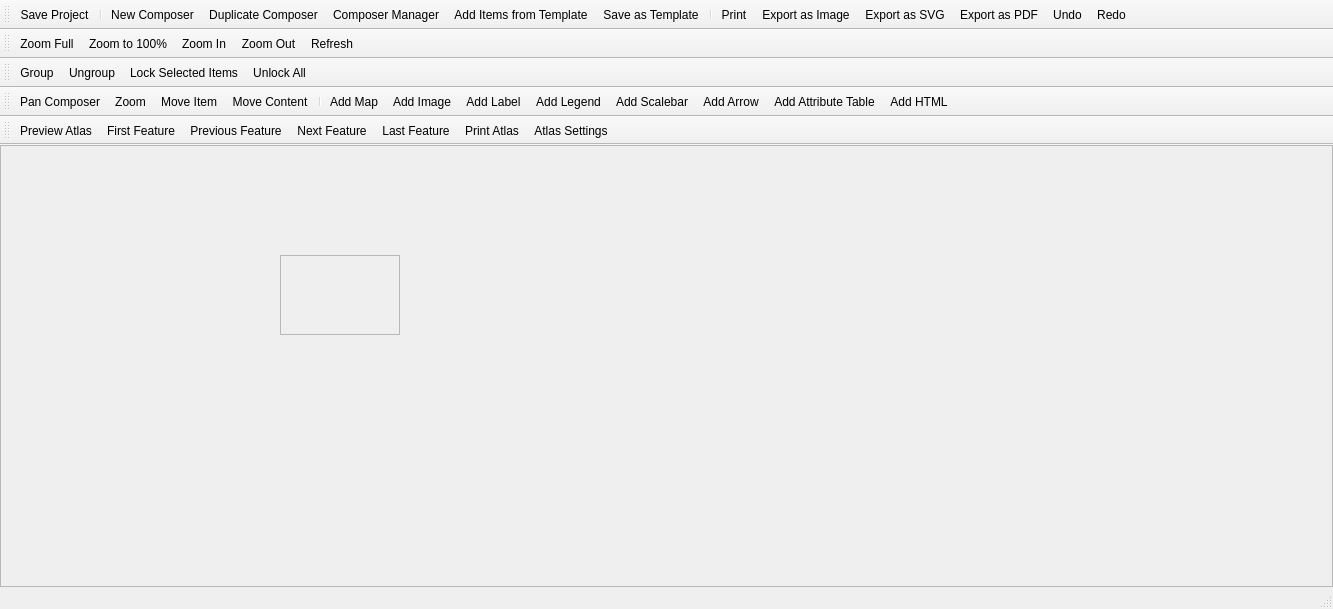
<?xml version="1.0" encoding="UTF-8"?>
<ui version="4.0">
 <class>ComposerBase</class>
 <widget class="QMainWindow" name="ComposerBase">
  <property name="geometry">
   <rect>
    <x>0</x>
    <y>0</y>
    <width>1333</width>
    <height>609</height>
   </rect>
  </property>
  <property name="mouseTracking">
   <bool>true</bool>
  </property>
  <property name="windowTitle">
   <string>MainWindow</string>
  </property>
  <widget class="QWidget" name="centralwidget">
   <property name="mouseTracking">
    <bool>true</bool>
   </property>
   <layout class="QGridLayout" name="gridLayout">
    <property name="margin">
     <number>0</number>
    </property>
    <item row="0" column="0">
     <widget class="QFrame" name="mViewFrame">
      <property name="mouseTracking">
       <bool>true</bool>
      </property>
      <property name="frameShape">
       <enum>QFrame::StyledPanel</enum>
      </property>
      <property name="frameShadow">
       <enum>QFrame::Raised</enum>
      </property>
      <widget class="QScrollArea" name="scrollArea">
       <property name="geometry">
        <rect>
         <x>280</x>
         <y>110</y>
         <width>120</width>
         <height>80</height>
        </rect>
       </property>
       <property name="widgetResizable">
        <bool>true</bool>
       </property>
       <widget class="QWidget" name="scrollAreaWidgetContents">
        <property name="geometry">
         <rect>
          <x>0</x>
          <y>0</y>
          <width>118</width>
          <height>78</height>
         </rect>
        </property>
       </widget>
      </widget>
     </widget>
    </item>
   </layout>
  </widget>
  <widget class="QStatusBar" name="mStatusBar"/>
  <widget class="QToolBar" name="mComposerToolbar">
   <property name="windowTitle">
    <string>Composer</string>
   </property>
   <attribute name="toolBarArea">
    <enum>TopToolBarArea</enum>
   </attribute>
   <attribute name="toolBarBreak">
    <bool>false</bool>
   </attribute>
   <addaction name="mActionSaveProject"/>
   <addaction name="separator"/>
   <addaction name="mActionNewComposer"/>
   <addaction name="mActionDuplicateComposer"/>
   <addaction name="mActionComposerManager"/>
   <addaction name="mActionLoadFromTemplate"/>
   <addaction name="mActionSaveAsTemplate"/>
   <addaction name="separator"/>
   <addaction name="mActionPrint"/>
   <addaction name="mActionExportAsImage"/>
   <addaction name="mActionExportAsSVG"/>
   <addaction name="mActionExportAsPDF"/>
   <addaction name="mActionUndo"/>
   <addaction name="mActionRedo"/>
  </widget>
  <widget class="QToolBar" name="mPaperNavToolbar">
   <property name="windowTitle">
    <string>Navigation</string>
   </property>
   <attribute name="toolBarArea">
    <enum>TopToolBarArea</enum>
   </attribute>
   <attribute name="toolBarBreak">
    <bool>true</bool>
   </attribute>
   <addaction name="mActionZoomAll"/>
   <addaction name="mActionZoomActual"/>
   <addaction name="mActionZoomIn"/>
   <addaction name="mActionZoomOut"/>
   <addaction name="mActionRefreshView"/>
  </widget>
  <widget class="QToolBar" name="mItemActionToolbar">
   <property name="windowTitle">
    <string>Actions</string>
   </property>
   <attribute name="toolBarArea">
    <enum>TopToolBarArea</enum>
   </attribute>
   <attribute name="toolBarBreak">
    <bool>true</bool>
   </attribute>
   <addaction name="mActionGroupItems"/>
   <addaction name="mActionUngroupItems"/>
   <addaction name="mActionLockItems"/>
   <addaction name="mActionUnlockAll"/>
  </widget>
  <widget class="QToolBar" name="mItemToolbar">
   <property name="windowTitle">
    <string>Toolbox</string>
   </property>
   <attribute name="toolBarArea">
    <enum>TopToolBarArea</enum>
   </attribute>
   <attribute name="toolBarBreak">
    <bool>true</bool>
   </attribute>
   <addaction name="mActionPan"/>
   <addaction name="mActionMouseZoom"/>
   <addaction name="mActionSelectMoveItem"/>
   <addaction name="mActionMoveItemContent"/>
   <addaction name="separator"/>
   <addaction name="mActionAddNewMap"/>
   <addaction name="mActionAddImage"/>
   <addaction name="mActionAddNewLabel"/>
   <addaction name="mActionAddNewLegend"/>
   <addaction name="mActionAddNewScalebar"/>
   <addaction name="mActionAddArrow"/>
   <addaction name="mActionAddAttributeTable"/>
   <addaction name="mActionAddHtml"/>
  </widget>
  <widget class="QToolBar" name="mAtlasToolbar">
   <property name="windowTitle">
    <string>Atlas</string>
   </property>
   <attribute name="toolBarArea">
    <enum>TopToolBarArea</enum>
   </attribute>
   <attribute name="toolBarBreak">
    <bool>true</bool>
   </attribute>
   <addaction name="mActionAtlasPreview"/>
   <addaction name="mActionAtlasFirst"/>
   <addaction name="mActionAtlasPrev"/>
   <addaction name="mActionAtlasNext"/>
   <addaction name="mActionAtlasLast"/>
   <addaction name="mActionPrintAtlas"/>
   <addaction name="mActionAtlasSettings"/>
  </widget>
  <action name="mActionPrint">
   <property name="checkable">
    <bool>false</bool>
   </property>
   <property name="icon">
    <iconset>
     <normaloff>:/images/themes/default/mActionFilePrint.png</normaloff>:/images/themes/default/mActionFilePrint.png</iconset>
   </property>
   <property name="text">
    <string>&amp;Print...</string>
   </property>
   <property name="shortcut">
    <string>Ctrl+P</string>
   </property>
  </action>
  <action name="mActionZoomAll">
   <property name="icon">
    <iconset>
     <normaloff>:/images/themes/default/mActionZoomFullExtent.svg</normaloff>:/images/themes/default/mActionZoomFullExtent.svg</iconset>
   </property>
   <property name="text">
    <string>Zoom &amp;Full</string>
   </property>
   <property name="toolTip">
    <string>Zoom full</string>
   </property>
   <property name="shortcut">
    <string>Ctrl+0</string>
   </property>
  </action>
  <action name="mActionZoomIn">
   <property name="icon">
    <iconset>
     <normaloff>:/images/themes/default/mActionZoomIn.svg</normaloff>:/images/themes/default/mActionZoomIn.svg</iconset>
   </property>
   <property name="text">
    <string>Zoom &amp;In</string>
   </property>
   <property name="toolTip">
    <string>Zoom in</string>
   </property>
   <property name="shortcut">
    <string>Ctrl++</string>
   </property>
  </action>
  <action name="mActionZoomOut">
   <property name="icon">
    <iconset>
     <normaloff>:/images/themes/default/mActionZoomOut.svg</normaloff>:/images/themes/default/mActionZoomOut.svg</iconset>
   </property>
   <property name="text">
    <string>Zoom &amp;Out</string>
   </property>
   <property name="toolTip">
    <string>Zoom out</string>
   </property>
   <property name="shortcut">
    <string>Ctrl+-</string>
   </property>
  </action>
  <action name="mActionZoomActual">
   <property name="icon">
    <iconset>
     <normaloff>:/images/themes/default/mActionZoomActual.svg</normaloff>:/images/themes/default/mActionZoomActual.svg</iconset>
   </property>
   <property name="text">
    <string>Zoom to &amp;100%</string>
   </property>
   <property name="toolTip">
    <string>Zoom to 100%</string>
   </property>
   <property name="shortcut">
    <string>Ctrl+1</string>
   </property>
  </action>
  <action name="mActionMouseZoom">
   <property name="icon">
    <iconset>
     <normaloff>:/images/themes/default/mActionZoomToSelected.svg</normaloff>:/images/themes/default/mActionZoomToSelected.svg</iconset>
   </property>
   <property name="text">
    <string>Zoom</string>
   </property>
   <property name="toolTip">
    <string>Zoom</string>
   </property>
   <property name="shortcut">
    <string>Z</string>
   </property>
  </action>
  <action name="mActionAddNewMap">
   <property name="icon">
    <iconset>
     <normaloff>:/images/themes/default/mActionAddMap.svg</normaloff>:/images/themes/default/mActionAddMap.svg</iconset>
   </property>
   <property name="text">
    <string>Add &amp;Map</string>
   </property>
   <property name="toolTip">
    <string>Add new map</string>
   </property>
  </action>
  <action name="mActionAddNewLabel">
   <property name="icon">
    <iconset>
     <normaloff>:/images/themes/default/mActionLabel.svg</normaloff>:/images/themes/default/mActionLabel.svg</iconset>
   </property>
   <property name="text">
    <string>Add Lab&amp;el</string>
   </property>
   <property name="toolTip">
    <string>Add new label</string>
   </property>
  </action>
  <action name="mActionAddNewLegend">
   <property name="icon">
    <iconset>
     <normaloff>:/images/themes/default/mActionAddLegend.svg</normaloff>:/images/themes/default/mActionAddLegend.svg</iconset>
   </property>
   <property name="text">
    <string>Add Legen&amp;d</string>
   </property>
   <property name="toolTip">
    <string>Add new legend</string>
   </property>
  </action>
  <action name="mActionSelectMoveItem">
   <property name="icon">
    <iconset>
     <normaloff>:/images/themes/default/mActionPan.svg</normaloff>:/images/themes/default/mActionPan.svg</iconset>
   </property>
   <property name="text">
    <string>Move &amp;Item</string>
   </property>
   <property name="toolTip">
    <string>Select/Move item</string>
   </property>
   <property name="shortcut">
    <string>V</string>
   </property>
  </action>
  <action name="mActionExportAsImage">
   <property name="icon">
    <iconset>
     <normaloff>:/images/themes/default/mActionSaveMapAsImage.png</normaloff>:/images/themes/default/mActionSaveMapAsImage.png</iconset>
   </property>
   <property name="text">
    <string>Export as &amp;Image...</string>
   </property>
   <property name="toolTip">
    <string>Export as image</string>
   </property>
  </action>
  <action name="mActionExportAsPDF">
   <property name="icon">
    <iconset>
     <normaloff>:/images/themes/default/mActionSaveAsPDF.png</normaloff>:/images/themes/default/mActionSaveAsPDF.png</iconset>
   </property>
   <property name="text">
    <string>&amp;Export as PDF...</string>
   </property>
  </action>
  <action name="mActionExportAsSVG">
   <property name="icon">
    <iconset>
     <normaloff>:/images/themes/default/mActionSaveAsSVG.png</normaloff>:/images/themes/default/mActionSaveAsSVG.png</iconset>
   </property>
   <property name="text">
    <string>Export as S&amp;VG...</string>
   </property>
  </action>
  <action name="mActionAddNewScalebar">
   <property name="icon">
    <iconset>
     <normaloff>:/images/themes/default/mActionScaleBar.svg</normaloff>:/images/themes/default/mActionScaleBar.svg</iconset>
   </property>
   <property name="text">
    <string>Add &amp;Scalebar</string>
   </property>
   <property name="toolTip">
    <string>Add new scalebar</string>
   </property>
  </action>
  <action name="mActionRefreshView">
   <property name="icon">
    <iconset>
     <normaloff>:/images/themes/default/mActionDraw.svg</normaloff>:/images/themes/default/mActionDraw.svg</iconset>
   </property>
   <property name="text">
    <string>&amp;Refresh</string>
   </property>
   <property name="toolTip">
    <string>Refresh view</string>
   </property>
   <property name="shortcut">
    <string>F5</string>
   </property>
  </action>
  <action name="mActionShowGrid">
   <property name="icon">
    <iconset>
     <normaloff>:/icons/default/vector_grid.png</normaloff>:/icons/default/vector_grid.png</iconset>
   </property>
   <property name="text">
    <string>Show &amp;Grid</string>
   </property>
   <property name="toolTip">
    <string>Show grid</string>
   </property>
   <property name="shortcut">
    <string>Ctrl+'</string>
   </property>
  </action>
  <action name="mActionSnapGrid">
   <property name="text">
    <string>S&amp;nap to Grid</string>
   </property>
   <property name="toolTip">
    <string>Snap to grid</string>
   </property>
   <property name="shortcut">
    <string>Ctrl+Shift+'</string>
   </property>
  </action>
  <action name="mActionShowGuides">
   <property name="text">
    <string>Show G&amp;uides</string>
   </property>
   <property name="toolTip">
    <string>Show guides</string>
   </property>
   <property name="shortcut">
    <string>Ctrl+;</string>
   </property>
  </action>
  <action name="mActionSnapGuides">
   <property name="text">
    <string>&amp;Snap to Guides</string>
   </property>
   <property name="toolTip">
    <string>Snap to guides</string>
   </property>
   <property name="shortcut">
    <string>Ctrl+Shift+;</string>
   </property>
  </action>
  <action name="mActionSmartGuides">
   <property name="text">
    <string>S&amp;mart Guides</string>
   </property>
   <property name="toolTip">
    <string>Smart guides</string>
   </property>
   <property name="shortcut">
    <string>Ctrl+Alt+;</string>
   </property>
  </action>
  <action name="mActionClearGuides">
   <property name="text">
    <string>&amp;Clear Guides</string>
   </property>
   <property name="toolTip">
    <string>Clear guides</string>
   </property>
  </action>
  <action name="mActionAddImage">
   <property name="icon">
    <iconset>
     <normaloff>:/images/themes/default/mActionAddImage.svg</normaloff>:/images/themes/default/mActionAddImage.svg</iconset>
   </property>
   <property name="text">
    <string>Add Im&amp;age</string>
   </property>
   <property name="toolTip">
    <string>Add image</string>
   </property>
  </action>
  <action name="mActionMoveItemContent">
   <property name="text">
    <string>Move &amp;Content</string>
   </property>
   <property name="toolTip">
    <string>Move item content</string>
   </property>
   <property name="shortcut">
    <string>C</string>
   </property>
  </action>
  <action name="mActionGroupItems">
   <property name="text">
    <string>&amp;Group</string>
   </property>
   <property name="toolTip">
    <string>Group items</string>
   </property>
   <property name="shortcut">
    <string>Ctrl+G</string>
   </property>
  </action>
  <action name="mActionUngroupItems">
   <property name="text">
    <string>&amp;Ungroup</string>
   </property>
   <property name="toolTip">
    <string>Ungroup items</string>
   </property>
   <property name="shortcut">
    <string>Ctrl+Shift+G</string>
   </property>
  </action>
  <action name="mActionRaiseItems">
   <property name="text">
    <string>&amp;Raise</string>
   </property>
   <property name="toolTip">
    <string>Raise selected items</string>
   </property>
   <property name="shortcut">
    <string>Ctrl+]</string>
   </property>
  </action>
  <action name="mActionLowerItems">
   <property name="text">
    <string>&amp;Lower</string>
   </property>
   <property name="toolTip">
    <string>Lower selected items</string>
   </property>
   <property name="shortcut">
    <string>Ctrl+[</string>
   </property>
  </action>
  <action name="mActionMoveItemsToTop">
   <property name="text">
    <string>Bring to &amp;Front</string>
   </property>
   <property name="toolTip">
    <string>Move selected items to top</string>
   </property>
   <property name="shortcut">
    <string>Ctrl+Shift+]</string>
   </property>
  </action>
  <action name="mActionMoveItemsToBottom">
   <property name="text">
    <string>Send to &amp;Back</string>
   </property>
   <property name="toolTip">
    <string>Move selected items to bottom</string>
   </property>
   <property name="shortcut">
    <string>Ctrl+Shift+[</string>
   </property>
  </action>
  <action name="mActionLoadFromTemplate">
   <property name="text">
    <string>&amp;Add Items from Template...</string>
   </property>
   <property name="toolTip">
    <string>Add items from template</string>
   </property>
  </action>
  <action name="mActionSaveAsTemplate">
   <property name="text">
    <string>Save as &amp;Template...</string>
   </property>
   <property name="toolTip">
    <string>Save as template</string>
   </property>
  </action>
  <action name="mActionAlignLeft">
   <property name="text">
    <string>Align Left</string>
   </property>
   <property name="toolTip">
    <string>Align selected items left</string>
   </property>
  </action>
  <action name="mActionAlignHCenter">
   <property name="text">
    <string>Align Center</string>
   </property>
   <property name="toolTip">
    <string>Align center horizontal</string>
   </property>
  </action>
  <action name="mActionAlignRight">
   <property name="text">
    <string>Align Right</string>
   </property>
   <property name="toolTip">
    <string>Align selected items right</string>
   </property>
  </action>
  <action name="mActionAlignTop">
   <property name="text">
    <string>Align Top</string>
   </property>
   <property name="toolTip">
    <string>Align selected items to top</string>
   </property>
  </action>
  <action name="mActionAlignVCenter">
   <property name="text">
    <string>Align Center Vertical</string>
   </property>
   <property name="toolTip">
    <string>Align center vertical</string>
   </property>
  </action>
  <action name="mActionAlignBottom">
   <property name="text">
    <string>Align Bottom</string>
   </property>
   <property name="toolTip">
    <string>Align selected items bottom</string>
   </property>
  </action>
  <action name="mActionQuit">
   <property name="text">
    <string>&amp;Quit</string>
   </property>
   <property name="toolTip">
    <string>Quit</string>
   </property>
   <property name="shortcut">
    <string>Ctrl+Q</string>
   </property>
  </action>
  <action name="mActionAddArrow">
   <property name="checkable">
    <bool>true</bool>
   </property>
   <property name="text">
    <string>Add Arro&amp;w</string>
   </property>
   <property name="toolTip">
    <string>Add arrow</string>
   </property>
  </action>
  <action name="mActionAddTable">
   <property name="checkable">
    <bool>true</bool>
   </property>
   <property name="text">
    <string>Add Table</string>
   </property>
   <property name="toolTip">
    <string>Add table</string>
   </property>
  </action>
  <action name="mActionAddAttributeTable">
   <property name="checkable">
    <bool>true</bool>
   </property>
   <property name="text">
    <string>Add Attribute &amp;Table</string>
   </property>
   <property name="toolTip">
    <string>Add attribute table</string>
   </property>
  </action>
  <action name="mActionPageSetup">
   <property name="text">
    <string>Pa&amp;ge Setup...</string>
   </property>
   <property name="toolTip">
    <string>Page setup</string>
   </property>
   <property name="shortcut">
    <string>Ctrl+Shift+P</string>
   </property>
  </action>
  <action name="mActionUndo">
   <property name="icon">
    <iconset>
     <normalon>:/images/themes/default/mActionUndo.png</normalon>
    </iconset>
   </property>
   <property name="text">
    <string>&amp;Undo</string>
   </property>
   <property name="toolTip">
    <string>Revert last change</string>
   </property>
   <property name="shortcut">
    <string>Ctrl+Z</string>
   </property>
  </action>
  <action name="mActionRedo">
   <property name="icon">
    <iconset>
     <normaloff>:/images/themes/default/mActionRedo.png</normaloff>:/images/themes/default/mActionRedo.png</iconset>
   </property>
   <property name="text">
    <string>&amp;Redo</string>
   </property>
   <property name="toolTip">
    <string>Restore last change</string>
   </property>
   <property name="shortcut">
    <string>Ctrl+Shift+Z</string>
   </property>
  </action>
  <action name="mActionAddRectangle">
   <property name="checkable">
    <bool>true</bool>
   </property>
   <property name="text">
    <string>Add Rectangle</string>
   </property>
   <property name="toolTip">
    <string>Add rectangle</string>
   </property>
  </action>
  <action name="mActionAddTriangle">
   <property name="checkable">
    <bool>true</bool>
   </property>
   <property name="text">
    <string>Add Triangle</string>
   </property>
   <property name="toolTip">
    <string>Add triangle</string>
   </property>
  </action>
  <action name="mActionAddEllipse">
   <property name="checkable">
    <bool>true</bool>
   </property>
   <property name="text">
    <string>Add Ellipse</string>
   </property>
   <property name="toolTip">
    <string>Add ellipse</string>
   </property>
  </action>
  <action name="mActionAddHtml">
   <property name="checkable">
    <bool>true</bool>
   </property>
   <property name="text">
    <string>Add &amp;HTML</string>
   </property>
   <property name="toolTip">
    <string>Add HTML frame</string>
   </property>
  </action>
  <action name="mActionComposerManager">
   <property name="text">
    <string>Composer &amp;Manager...</string>
   </property>
   <property name="toolTip">
    <string>Composer manager</string>
   </property>
  </action>
  <action name="mActionNewComposer">
   <property name="text">
    <string>&amp;New Composer...</string>
   </property>
   <property name="toolTip">
    <string>New composer</string>
   </property>
   <property name="shortcut">
    <string>Ctrl+N</string>
   </property>
  </action>
  <action name="mActionSaveProject">
   <property name="text">
    <string>&amp;Save Project</string>
   </property>
   <property name="toolTip">
    <string>Save project</string>
   </property>
   <property name="shortcut">
    <string>Ctrl+S</string>
   </property>
  </action>
  <action name="mActionDuplicateComposer">
   <property name="text">
    <string>&amp;Duplicate Composer...</string>
   </property>
   <property name="toolTip">
    <string>Duplicate composer</string>
   </property>
  </action>
  <action name="mActionLockItems">
   <property name="icon">
    <iconset>
     <normaloff>:/images/themes/default/locked.svg</normaloff>:/images/themes/default/locked.svg</iconset>
   </property>
   <property name="text">
    <string>Loc&amp;k Selected Items</string>
   </property>
   <property name="shortcut">
    <string>Ctrl+L</string>
   </property>
  </action>
  <action name="mActionUnlockAll">
   <property name="icon">
    <iconset>
     <normaloff>:/images/themes/default/unlocked.svg</normaloff>:/images/themes/default/unlocked.svg</iconset>
   </property>
   <property name="text">
    <string>Unl&amp;ock All</string>
   </property>
   <property name="toolTip">
    <string>Unlock All Items</string>
   </property>
   <property name="shortcut">
    <string>Ctrl+Shift+L</string>
   </property>
  </action>
  <action name="mActionPasteInPlace">
   <property name="text">
    <string>Paste in P&amp;lace</string>
   </property>
   <property name="toolTip">
    <string>Paste in place</string>
   </property>
   <property name="shortcut">
    <string>Ctrl+Shift+V</string>
   </property>
  </action>
  <action name="mActionDeleteSelection">
   <property name="icon">
    <iconset>
     <normaloff>:/images/themes/default/mActionDeleteSelected.svg</normaloff>:/images/themes/default/mActionDeleteSelected.svg</iconset>
   </property>
   <property name="text">
    <string>&amp;Delete</string>
   </property>
   <property name="toolTip">
    <string>Delete selected items</string>
   </property>
   <property name="shortcut">
    <string>Del</string>
   </property>
  </action>
  <action name="mActionDeselectAll">
   <property name="icon">
    <iconset>
     <normaloff>:/images/themes/default/mActionDeselectAll.svg</normaloff>:/images/themes/default/mActionDeselectAll.svg</iconset>
   </property>
   <property name="text">
    <string>D&amp;eselect All</string>
   </property>
   <property name="toolTip">
    <string>Deselect all</string>
   </property>
   <property name="shortcut">
    <string>Ctrl+Shift+A</string>
   </property>
  </action>
  <action name="mActionSelectAll">
   <property name="icon">
    <iconset>
     <normaloff>:/images/themes/default/mActionSelectAll.svg</normaloff>:/images/themes/default/mActionSelectAll.svg</iconset>
   </property>
   <property name="text">
    <string>&amp;Select All</string>
   </property>
   <property name="toolTip">
    <string>Select all items</string>
   </property>
   <property name="shortcut">
    <string>Ctrl+A</string>
   </property>
  </action>
  <action name="mActionInvertSelection">
   <property name="icon">
    <iconset>
     <normaloff>:/images/themes/default/mActionInvertSelection.svg</normaloff>:/images/themes/default/mActionInvertSelection.svg</iconset>
   </property>
   <property name="text">
    <string>&amp;Invert Selection</string>
   </property>
   <property name="toolTip">
    <string>Invert selection</string>
   </property>
  </action>
  <action name="mActionSelectNextBelow">
   <property name="text">
    <string>Select Next Item &amp;Below</string>
   </property>
   <property name="toolTip">
    <string>Select next item below</string>
   </property>
   <property name="shortcut">
    <string>Ctrl+Alt+[</string>
   </property>
  </action>
  <action name="mActionSelectNextAbove">
   <property name="text">
    <string>Select Next Item &amp;Above</string>
   </property>
   <property name="toolTip">
    <string>Select next item above</string>
   </property>
   <property name="shortcut">
    <string>Ctrl+Alt+]</string>
   </property>
  </action>
  <action name="mActionPan">
   <property name="icon">
    <iconset>
     <normaloff>:/images/themes/default/mActionPan.svg</normaloff>:/images/themes/default/mActionPan.svg</iconset>
   </property>
   <property name="text">
    <string>Pan Composer</string>
   </property>
   <property name="shortcut">
    <string>P</string>
   </property>
  </action>
  <action name="mActionOptions">
   <property name="icon">
    <iconset>
     <normaloff>:/images/themes/default/mActionOptions.svg</normaloff>:/images/themes/default/mActionOptions.svg</iconset>
   </property>
   <property name="text">
    <string>Composer &amp;Options...</string>
   </property>
   <property name="menuRole">
    <enum>QAction::PreferencesRole</enum>
   </property>
  </action>
  <action name="mActionShowRulers">
   <property name="text">
    <string>Show Ru&amp;lers</string>
   </property>
   <property name="toolTip">
    <string>Show rulers</string>
   </property>
   <property name="shortcut">
    <string>Ctrl+R</string>
   </property>
  </action>
  <action name="mActionAtlasFirst">
   <property name="icon">
    <iconset>
     <normaloff>:/images/themes/default/mActionAtlasFirst.svg</normaloff>:/images/themes/default/mActionAtlasFirst.svg</iconset>
   </property>
   <property name="text">
    <string>&amp;First Feature</string>
   </property>
   <property name="shortcut">
    <string>Ctrl+&lt;</string>
   </property>
  </action>
  <action name="mActionAtlasPrev">
   <property name="icon">
    <iconset>
     <normaloff>:/images/themes/default/mActionAtlasPrev.svg</normaloff>:/images/themes/default/mActionAtlasPrev.svg</iconset>
   </property>
   <property name="text">
    <string>P&amp;revious Feature</string>
   </property>
   <property name="shortcut">
    <string>Ctrl+,</string>
   </property>
  </action>
  <action name="mActionAtlasNext">
   <property name="icon">
    <iconset>
     <normaloff>:/images/themes/default/mActionAtlasNext.svg</normaloff>:/images/themes/default/mActionAtlasNext.svg</iconset>
   </property>
   <property name="text">
    <string>&amp;Next Feature</string>
   </property>
   <property name="shortcut">
    <string>Ctrl+.</string>
   </property>
  </action>
  <action name="mActionAtlasLast">
   <property name="icon">
    <iconset>
     <normaloff>:/images/themes/default/mActionAtlasLast.svg</normaloff>:/images/themes/default/mActionAtlasLast.svg</iconset>
   </property>
   <property name="text">
    <string>&amp;Last Feature</string>
   </property>
   <property name="shortcut">
    <string>Ctrl+&gt;</string>
   </property>
  </action>
  <action name="mActionAtlasPreview">
   <property name="icon">
    <iconset>
     <normaloff>:/images/themes/default/mIconAtlas.svg</normaloff>:/images/themes/default/mIconAtlas.svg</iconset>
   </property>
   <property name="text">
    <string>Preview &amp;Atlas</string>
   </property>
   <property name="shortcut">
    <string>Ctrl+Alt+/</string>
   </property>
  </action>
  <action name="mActionPrintAtlas">
   <property name="icon">
    <iconset>
     <normaloff>:/images/themes/default/mActionFilePrint.png</normaloff>:/images/themes/default/mActionFilePrint.png</iconset>
   </property>
   <property name="text">
    <string>&amp;Print Atlas...</string>
   </property>
  </action>
  <action name="mActionExportAtlasAsImage">
   <property name="icon">
    <iconset>
     <normaloff>:/images/themes/default/mActionSaveMapAsImage.png</normaloff>:/images/themes/default/mActionSaveMapAsImage.png</iconset>
   </property>
   <property name="text">
    <string>Export Atlas as &amp;Images...</string>
   </property>
  </action>
  <action name="mActionExportAtlasAsSVG">
   <property name="icon">
    <iconset>
     <normaloff>:/images/themes/default/mActionSaveAsSVG.png</normaloff>:/images/themes/default/mActionSaveAsSVG.png</iconset>
   </property>
   <property name="text">
    <string>Export Atlas as S&amp;VG...</string>
   </property>
  </action>
  <action name="mActionExportAtlasAsPDF">
   <property name="icon">
    <iconset>
     <normaloff>:/images/themes/default/mActionSaveAsPDF.png</normaloff>:/images/themes/default/mActionSaveAsPDF.png</iconset>
   </property>
   <property name="text">
    <string>&amp;Export Atlas as PDF...</string>
   </property>
   <property name="toolTip">
    <string>Export Atlas as PDF</string>
   </property>
  </action>
  <action name="mActionAtlasSettings">
   <property name="icon">
    <iconset>
     <normaloff>:/images/themes/default/mActionAtlasSettings.svg</normaloff>:/images/themes/default/mActionAtlasSettings.svg</iconset>
   </property>
   <property name="text">
    <string>Atlas &amp;Settings</string>
   </property>
  </action>
  <action name="mActionShowBoxes">
   <property name="text">
    <string>Show Bounding Boxes</string>
   </property>
   <property name="toolTip">
    <string>Show bounding boxes</string>
   </property>
   <property name="shortcut">
    <string>Ctrl+Shift+B</string>
   </property>
  </action>
  <action name="mActionToggleFullScreen">
   <property name="checkable">
    <bool>true</bool>
   </property>
   <property name="text">
    <string>Toggle Full Scr&amp;een</string>
   </property>
   <property name="toolTip">
    <string>Toggle full screen mode</string>
   </property>
   <property name="shortcut">
    <string>F11</string>
   </property>
  </action>
  <action name="mActionHidePanels">
   <property name="checkable">
    <bool>true</bool>
   </property>
   <property name="text">
    <string>&amp;Hide Panels</string>
   </property>
   <property name="toolTip">
    <string>Hide panels</string>
   </property>
   <property name="shortcut">
    <string>F10</string>
   </property>
  </action>
  <action name="mActionShowPage">
   <property name="checkable">
    <bool>true</bool>
   </property>
   <property name="text">
    <string>Show Pages</string>
   </property>
   <property name="toolTip">
    <string>Show pages</string>
   </property>
  </action>
 </widget>
 <resources/>
 <connections/>
</ui>
